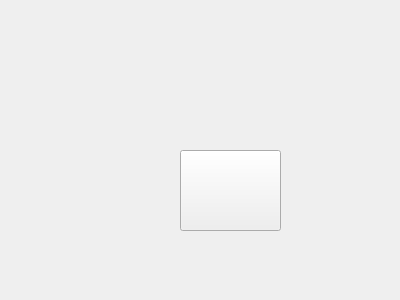
<?xml version="1.0" encoding="UTF-8"?>
<ui version="4.0">
 <class>Form</class>
 <widget class="QWidget" name="Form">
  <property name="geometry">
   <rect>
    <x>0</x>
    <y>0</y>
    <width>400</width>
    <height>300</height>
   </rect>
  </property>
  <property name="windowTitle">
   <string>Form</string>
  </property>
  <widget class="QLabel" name="label">
   <property name="geometry">
    <rect>
     <x>180</x>
     <y>50</y>
     <width>111</width>
     <height>81</height>
    </rect>
   </property>
   <property name="styleSheet">
    <string notr="true">border-image: url(:/Resource/rc.gif);</string>
   </property>
   <property name="text">
    <string/>
   </property>
  </widget>
  <widget class="QPushButton" name="pushButton">
   <property name="geometry">
    <rect>
     <x>180</x>
     <y>150</y>
     <width>101</width>
     <height>81</height>
    </rect>
   </property>
   <property name="styleSheet">
    <string notr="true">border-image: url(:/Resource/head_mask.jpg);</string>
   </property>
   <property name="text">
    <string/>
   </property>
  </widget>
  <zorder>pushButton</zorder>
  <zorder>label</zorder>
 </widget>
 <resources/>
 <connections/>
</ui>
